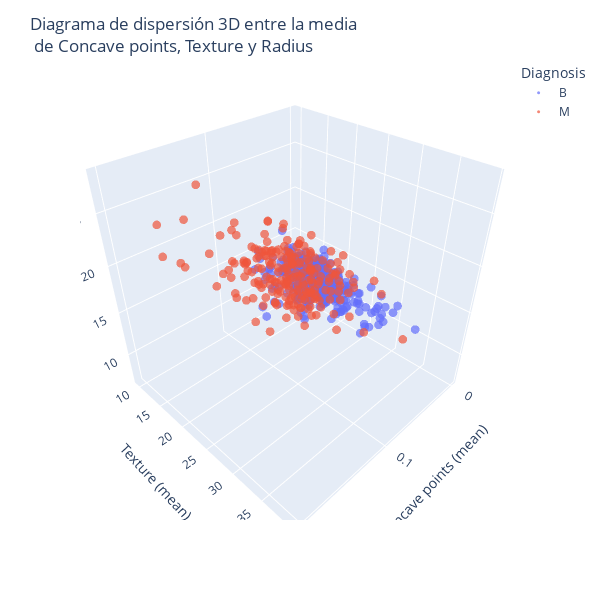

Source (notebook cell):
### Code cell
# A continuación, vamos a realizar un gráfico de dispersión 3D entre las variables Attendance, Hours_Studied y Exam_Score.

#------------
# Matplotlib
#------------


# Crear la figura y el eje 3D
fig = plt.figure(figsize=(6, 6))
ax = fig.add_subplot(projection='3d')

# Crear el colormap con dos colores para las categorías "M" y "B"
cmap = ListedColormap(sns.color_palette("husl", 2).as_hex())

# Filtrar los datos por categorías para cada grupo
data_B = data_visualization[data_visualization["Diagnosis"] == "B"]
data_M = data_visualization[data_visualization["Diagnosis"] == "M"]

# Graficar puntos para categoría "B"
sc_B = ax.scatter(
    data_B["Concave points (mean)"], 
    data_B["Texture (mean)"], 
    data_B["Radius (mean)"], 
    s=40, color=cmap(1), label="B", marker='o', alpha=0.7
)

# Graficar puntos para categoría "M"
sc_M = ax.scatter(
    data_M["Concave points (mean)"], 
    data_M["Texture (mean)"], 
    data_M["Radius (mean)"], 
    s=40, color=cmap(0), label="M", marker='o', alpha=0.7
)

# Etiquetas de los ejes
ax.set_xlabel('Concave points (mean)')
ax.set_ylabel('Texture (mean)')
ax.set_zlabel('Radius (mean)')
ax.set_title("Diagrama de dispersión 3D entre la media \n de Concave points, Texture y Radius")

# Añadir la leyenda
plt.legend(bbox_to_anchor=(1.05, 1), loc=2)

# Guardar la figura
plt.savefig("scatter_hue", bbox_inches='tight')
plt.show()


#--------
# Plotly
#--------
fig = px.scatter_3d(data_visualization, 
                    x="Concave points (mean)", y="Texture (mean)", z="Radius (mean)", color="Diagnosis",
                    opacity=.7)
fig.update_traces(marker_size=3)
fig.update_layout(
    title_text="Diagrama de dispersión 3D entre la media <br> de Concave points, Texture y Radius",
    height=600, width=600
)
fig.show()

### Figure 1 — Plotly figure (JSON) as saved in the notebook; plotly's stock layout.template omitted (floating-point values rounded to 4 significant figures; data arrays with more than 128 entries replaced by an {"elided": "..."} marker saying what was removed)
{"data": [{"hovertemplate": "Diagnosis=B<br>Concave points (mean)=%{x}<br>Texture (mean)=%{y}<br>Radius (mean)=%{z}<extra></extra>", "legendgroup": "B", "marker": {"color": "#636efa", "opacity": 0.7, "size": 3, "symbol": "circle"}, "mode": "markers", "name": "B", "scene": "scene", "showlegend": true, "type": "scatter3d", "x": {"elided": "357 float values"}, "y": {"elided": "357 float values"}, "z": {"elided": "357 float values"}}, {"hovertemplate": "Diagnosis=M<br>Concave points (mean)=%{x}<br>Texture (mean)=%{y}<br>Radius (mean)=%{z}<extra></extra>", "legendgroup": "M", "marker": {"color": "#EF553B", "opacity": 0.7, "size": 3, "symbol": "circle"}, "mode": "markers", "name": "M", "scene": "scene", "showlegend": true, "type": "scatter3d", "x": {"elided": "212 float values"}, "y": {"elided": "212 float values"}, "z": {"elided": "212 float values"}}], "layout": {"height": 600, "legend": {"title": {"text": "Diagnosis"}, "tracegroupgap": 0}, "margin": {"t": 60}, "scene": {"domain": {"x": [0, 1], "y": [0, 1]}, "xaxis": {"title": {"text": "Concave points (mean)"}}, "yaxis": {"title": {"text": "Texture (mean)"}}, "zaxis": {"title": {"text": "Radius (mean)"}}}, "title": {"text": "Diagrama de dispersión 3D entre la media <br> de Concave points, Texture y Radius"}, "width": 600}}
